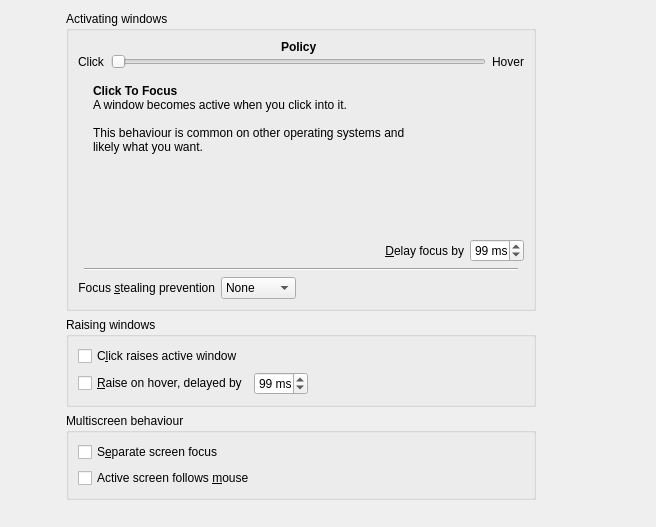
<?xml version="1.0" encoding="UTF-8"?>
<ui version="4.0">
 <class>KWinFocusConfigForm</class>
 <widget class="QWidget" name="KWinFocusConfigForm">
  <property name="geometry">
   <rect>
    <x>0</x>
    <y>0</y>
    <width>656</width>
    <height>527</height>
   </rect>
  </property>
  <layout class="QGridLayout" name="gridLayout_2" rowstretch="1,1,1,100" columnstretch="1,2,3,2">
   <item row="0" column="0">
    <spacer name="horizontalSpacer_2">
     <property name="orientation">
      <enum>Qt::Horizontal</enum>
     </property>
     <property name="sizeHint" stdset="0">
      <size>
       <width>40</width>
       <height>20</height>
      </size>
     </property>
    </spacer>
   </item>
   <item row="0" column="1" colspan="2">
    <widget class="QGroupBox" name="groupBox_3">
     <property name="title">
      <string>Activating windows</string>
     </property>
     <property name="flat">
      <bool>true</bool>
     </property>
     <layout class="QGridLayout" name="gridLayout_4">
      <item row="3" column="1">
       <widget class="Line" name="line">
        <property name="orientation">
         <enum>Qt::Horizontal</enum>
        </property>
       </widget>
      </item>
      <item row="1" column="0">
       <spacer name="horizontalSpacer_6">
        <property name="orientation">
         <enum>Qt::Horizontal</enum>
        </property>
        <property name="sizeHint" stdset="0">
         <size>
          <width>40</width>
          <height>20</height>
         </size>
        </property>
       </spacer>
      </item>
      <item row="1" column="1">
       <widget class="QStackedWidget" name="stackedWidget">
        <property name="currentIndex">
         <number>0</number>
        </property>
        <widget class="QWidget" name="page">
         <layout class="QVBoxLayout" name="verticalLayout_2">
          <item>
           <widget class="QLabel" name="label_5">
            <property name="text">
             <string>&lt;b&gt;Click To Focus&lt;/b&gt;&lt;br&gt;
A window becomes active when you click into it.&lt;br&gt;&lt;br&gt;
This behaviour is common on other operating systems and&lt;br&gt;
likely what you want.</string>
            </property>
            <property name="alignment">
             <set>Qt::AlignLeading|Qt::AlignLeft|Qt::AlignTop</set>
            </property>
            <property name="wordWrap">
             <bool>false</bool>
            </property>
           </widget>
          </item>
         </layout>
        </widget>
        <widget class="QWidget" name="page_3">
         <layout class="QHBoxLayout" name="horizontalLayout_3">
          <item>
           <widget class="QLabel" name="label_6">
            <property name="text">
             <string>&lt;b&gt;Click To Focus - Mouse Precedence&lt;/b&gt;&lt;br&gt;
This is mostly the same as &lt;i&gt;Click To Focus&lt;/i&gt;&lt;br&gt;&lt;br&gt;
If an active window has to be chosen by the system&lt;br&gt;
(eg. because the currently active one was closed) &lt;br&gt;
the window under the mouse is the preferred candidate.&lt;br&gt;&lt;br&gt;
Unusual, but possible variant of &lt;i&gt;Click To Focus&lt;/i&gt;.</string>
            </property>
            <property name="alignment">
             <set>Qt::AlignLeading|Qt::AlignLeft|Qt::AlignTop</set>
            </property>
            <property name="wordWrap">
             <bool>false</bool>
            </property>
           </widget>
          </item>
         </layout>
        </widget>
        <widget class="QWidget" name="page_4">
         <layout class="QHBoxLayout" name="horizontalLayout_4">
          <item>
           <widget class="QLabel" name="label_7">
            <property name="text">
             <string>&lt;b&gt;Focus Follows Mouse&lt;/b&gt;&lt;br&gt;
Moving the mouse onto a window will activate it.&lt;br&gt;&lt;br&gt;
Eg. windows randomly appearing under the mouse will not gain the focus.&lt;br&gt;
Focus stealing prevention takes place as usual.&lt;br&gt;&lt;br&gt;
Think as &lt;i&gt;Click To Focus&lt;/i&gt; just without having to actually click.</string>
            </property>
            <property name="alignment">
             <set>Qt::AlignLeading|Qt::AlignLeft|Qt::AlignTop</set>
            </property>
            <property name="wordWrap">
             <bool>false</bool>
            </property>
           </widget>
          </item>
         </layout>
        </widget>
        <widget class="QWidget" name="page_5">
         <layout class="QHBoxLayout" name="horizontalLayout_5">
          <item>
           <widget class="QLabel" name="label_8">
            <property name="text">
             <string>&lt;b&gt;Focus Follows Mouse - Mouse Precedence&lt;/b&gt;&lt;br&gt;
This is mostly the same as &lt;i&gt;Focus Follows Mouse&lt;/i&gt;&lt;br&gt;&lt;br&gt;
If an active window has to be chosen by the system&lt;br&gt;
(eg. because the currently active one was closed) &lt;br&gt;
the window under the mouse is the preferred candidate.&lt;br&gt;&lt;br&gt;
Choose this, if you want a hover controlled focus.</string>
            </property>
            <property name="alignment">
             <set>Qt::AlignLeading|Qt::AlignLeft|Qt::AlignTop</set>
            </property>
            <property name="wordWrap">
             <bool>false</bool>
            </property>
           </widget>
          </item>
         </layout>
        </widget>
        <widget class="QWidget" name="page_2">
         <layout class="QHBoxLayout" name="horizontalLayout_6">
          <item>
           <widget class="QLabel" name="label_9">
            <property name="text">
             <string>&lt;b&gt;Focus Under Mouse&lt;/b&gt;&lt;br&gt;
The focus always remains on the window under the mouse.&lt;br&gt;&lt;br&gt;

Notice:&lt;br&gt;
&lt;b&gt;Focus stealing prevention&lt;/b&gt; and the &lt;b&gt;tabbox (&quot;Alt+Tab&quot;)&lt;/b&gt;&lt;br&gt;
contradict the policy and &lt;b&gt;will not work&lt;/b&gt;.&lt;br&gt;&lt;br&gt;
You very likely want to use&lt;br&gt;
&lt;i&gt;Focus Follows Mouse - Mouse Precedence&lt;/i&gt; instead!</string>
            </property>
            <property name="alignment">
             <set>Qt::AlignLeading|Qt::AlignLeft|Qt::AlignTop</set>
            </property>
            <property name="wordWrap">
             <bool>false</bool>
            </property>
           </widget>
          </item>
         </layout>
        </widget>
        <widget class="QWidget" name="page_6">
         <layout class="QHBoxLayout" name="horizontalLayout_7">
          <item>
           <widget class="QLabel" name="label_10">
            <property name="text">
             <string>&lt;b&gt;Focus Strictly Under Mouse&lt;/b&gt;&lt;br&gt;
The focus is always on the window under the mouse - in doubt nowhere -&lt;br&gt;
very much like the focus behaviour in an unmanaged legacy X11 environment.&lt;br&gt;&lt;br&gt;

Notice:&lt;br&gt;
&lt;b&gt;Focus stealing prevention&lt;/b&gt; and the &lt;b&gt;tabbox (&quot;Alt+Tab&quot;)&lt;/b&gt;&lt;br&gt;
contradict the policy and &lt;b&gt;will not work&lt;/b&gt;.&lt;br&gt;&lt;br&gt;
You very likely want to use&lt;br&gt;
&lt;i&gt;Focus Follows Mouse - Mouse Precedence&lt;/i&gt; instead!</string>
            </property>
            <property name="alignment">
             <set>Qt::AlignLeading|Qt::AlignLeft|Qt::AlignTop</set>
            </property>
            <property name="wordWrap">
             <bool>false</bool>
            </property>
           </widget>
          </item>
         </layout>
        </widget>
       </widget>
      </item>
      <item row="1" column="2">
       <spacer name="horizontalSpacer_7">
        <property name="orientation">
         <enum>Qt::Horizontal</enum>
        </property>
        <property name="sizeHint" stdset="0">
         <size>
          <width>40</width>
          <height>20</height>
         </size>
        </property>
       </spacer>
      </item>
      <item row="2" column="0" colspan="3">
       <layout class="QHBoxLayout" name="horizontalLayout_2" stretch="100,1,1">
        <item>
         <spacer name="horizontalSpacer_4">
          <property name="orientation">
           <enum>Qt::Horizontal</enum>
          </property>
          <property name="sizeHint" stdset="0">
           <size>
            <width>40</width>
            <height>20</height>
           </size>
          </property>
         </spacer>
        </item>
        <item>
         <widget class="QLabel" name="delayFocusOnLabel">
          <property name="text">
           <string>&amp;Delay focus by</string>
          </property>
          <property name="alignment">
           <set>Qt::AlignRight|Qt::AlignTrailing|Qt::AlignVCenter</set>
          </property>
          <property name="buddy">
           <cstring>delayFocus</cstring>
          </property>
         </widget>
        </item>
        <item>
         <widget class="QSpinBox" name="delayFocus">
          <property name="sizePolicy">
           <sizepolicy hsizetype="Expanding" vsizetype="Fixed">
            <horstretch>0</horstretch>
            <verstretch>0</verstretch>
           </sizepolicy>
          </property>
          <property name="whatsThis">
           <string>This is the delay after which the window the mouse pointer is over will automatically receive focus.</string>
          </property>
          <property name="value">
           <number>100</number>
          </property>
          <property name="minimum">
           <number>0</number>
          </property>
          <property name="maximum">
           <number>3000</number>
          </property>
          <property name="singleStep">
           <number>100</number>
          </property>
          <property name="suffix">
           <string> ms</string>
          </property>
         </widget>
        </item>
       </layout>
      </item>
      <item row="4" column="0" colspan="3">
       <layout class="QHBoxLayout" name="horizontalLayout_8" stretch="1,1,100">
        <item>
         <widget class="QLabel" name="focusStealingLabel">
          <property name="text">
           <string>Focus &amp;stealing prevention</string>
          </property>
          <property name="alignment">
           <set>Qt::AlignRight|Qt::AlignTrailing|Qt::AlignVCenter</set>
          </property>
          <property name="buddy">
           <cstring>focusStealing</cstring>
          </property>
         </widget>
        </item>
        <item>
         <widget class="KComboBox" name="focusStealing">
          <property name="sizePolicy">
           <sizepolicy hsizetype="Expanding" vsizetype="Fixed">
            <horstretch>0</horstretch>
            <verstretch>0</verstretch>
           </sizepolicy>
          </property>
          <property name="whatsThis">
           <string>&lt;p&gt;This option specifies how much KWin will try to prevent unwanted focus stealing caused by unexpected activation of new windows. (Note: This feature does not work with the Focus Under Mouse or Focus Strictly Under Mouse focus policies.)
&lt;ul&gt;
&lt;li&gt;&lt;em&gt;None:&lt;/em&gt; Prevention is turned off and new windows always become activated.&lt;/li&gt;
&lt;li&gt;&lt;em&gt;Low:&lt;/em&gt; Prevention is enabled; when some window does not have support for the underlying mechanism and KWin cannot reliably decide whether to activate the window or not, it will be activated. This setting may have both worse and better results than the medium level, depending on the applications.&lt;/li&gt;
&lt;li&gt;&lt;em&gt;Medium:&lt;/em&gt; Prevention is enabled.&lt;/li&gt;
&lt;li&gt;&lt;em&gt;High:&lt;/em&gt; New windows get activated only if no window is currently active or if they belong to the currently active application. This setting is probably not really usable when not using mouse focus policy.&lt;/li&gt;
&lt;li&gt;&lt;em&gt;Extreme:&lt;/em&gt; All windows must be explicitly activated by the user.&lt;/li&gt;
&lt;/ul&gt;&lt;/p&gt;
&lt;p&gt;Windows that are prevented from stealing focus are marked as demanding attention, which by default means their taskbar entry will be highlighted. This can be changed in the Notifications control module.&lt;/p&gt;</string>
          </property>
          <item>
           <property name="text">
            <string extracomment="Focus Stealing Prevention Level">None</string>
           </property>
          </item>
          <item>
           <property name="text">
            <string extracomment="Focus Stealing Prevention Level">Low</string>
           </property>
          </item>
          <item>
           <property name="text">
            <string extracomment="Focus Stealing Prevention Level">Medium</string>
           </property>
          </item>
          <item>
           <property name="text">
            <string extracomment="Focus Stealing Prevention Level">High</string>
           </property>
          </item>
          <item>
           <property name="text">
            <string extracomment="Focus Stealing Prevention Level">Extreme</string>
           </property>
          </item>
         </widget>
        </item>
        <item>
         <spacer name="horizontalSpacer_5">
          <property name="orientation">
           <enum>Qt::Horizontal</enum>
          </property>
          <property name="sizeHint" stdset="0">
           <size>
            <width>40</width>
            <height>20</height>
           </size>
          </property>
         </spacer>
        </item>
       </layout>
      </item>
      <item row="0" column="0" colspan="3">
       <layout class="QGridLayout" name="gridLayout_3">
        <property name="verticalSpacing">
         <number>0</number>
        </property>
        <item row="1" column="2">
         <widget class="QLabel" name="label">
          <property name="sizePolicy">
           <sizepolicy hsizetype="Maximum" vsizetype="Preferred">
            <horstretch>0</horstretch>
            <verstretch>0</verstretch>
           </sizepolicy>
          </property>
          <property name="font">
           <font>
            <weight>75</weight>
            <bold>true</bold>
           </font>
          </property>
          <property name="text">
           <string>Policy</string>
          </property>
         </widget>
        </item>
        <item row="2" column="0">
         <widget class="QLabel" name="label_3">
          <property name="sizePolicy">
           <sizepolicy hsizetype="Maximum" vsizetype="Preferred">
            <horstretch>0</horstretch>
            <verstretch>0</verstretch>
           </sizepolicy>
          </property>
          <property name="text">
           <string>Click</string>
          </property>
         </widget>
        </item>
        <item row="2" column="1" colspan="3">
         <widget class="QSlider" name="windowFocusPolicy">
          <property name="maximum">
           <number>5</number>
          </property>
          <property name="pageStep">
           <number>1</number>
          </property>
          <property name="orientation">
           <enum>Qt::Horizontal</enum>
          </property>
          <property name="tickPosition">
           <enum>QSlider::NoTicks</enum>
          </property>
          <property name="tickInterval">
           <number>0</number>
          </property>
         </widget>
        </item>
        <item row="2" column="4">
         <widget class="QLabel" name="label_4">
          <property name="sizePolicy">
           <sizepolicy hsizetype="Maximum" vsizetype="Preferred">
            <horstretch>0</horstretch>
            <verstretch>0</verstretch>
           </sizepolicy>
          </property>
          <property name="text">
           <string>Hover</string>
          </property>
         </widget>
        </item>
       </layout>
      </item>
     </layout>
    </widget>
   </item>
   <item row="0" column="3">
    <spacer name="horizontalSpacer">
     <property name="orientation">
      <enum>Qt::Horizontal</enum>
     </property>
     <property name="sizeHint" stdset="0">
      <size>
       <width>40</width>
       <height>20</height>
      </size>
     </property>
    </spacer>
   </item>
   <item row="1" column="1" colspan="2">
    <widget class="QGroupBox" name="groupBox_2">
     <property name="title">
      <string>Raising windows</string>
     </property>
     <property name="flat">
      <bool>true</bool>
     </property>
     <layout class="QGridLayout" name="gridLayout" columnstretch="1,1,100">
      <item row="1" column="0">
       <widget class="QCheckBox" name="autoRaiseOn">
        <property name="whatsThis">
         <string>When this option is enabled, a window in the background will automatically come to the front when the mouse pointer has been over it for some time.</string>
        </property>
        <property name="text">
         <string>&amp;Raise on hover, delayed by</string>
        </property>
       </widget>
      </item>
      <item row="1" column="2">
       <spacer name="horizontalSpacer_3">
        <property name="orientation">
         <enum>Qt::Horizontal</enum>
        </property>
        <property name="sizeHint" stdset="0">
         <size>
          <width>40</width>
          <height>20</height>
         </size>
        </property>
       </spacer>
      </item>
      <item row="1" column="1">
       <widget class="QSpinBox" name="autoRaise">
        <property name="sizePolicy">
         <sizepolicy hsizetype="Expanding" vsizetype="Fixed">
          <horstretch>0</horstretch>
          <verstretch>0</verstretch>
         </sizepolicy>
        </property>
        <property name="whatsThis">
         <string>This is the delay after which the window that the mouse pointer is over will automatically come to the front.</string>
        </property>
        <property name="value">
         <number>100</number>
        </property>
        <property name="minimum">
         <number>0</number>
        </property>
        <property name="maximum">
         <number>3000</number>
        </property>
        <property name="singleStep">
         <number>100</number>
        </property>
        <property name="suffix">
         <string> ms</string>
        </property>
       </widget>
      </item>
      <item row="0" column="0">
       <widget class="QCheckBox" name="clickRaiseOn">
        <property name="whatsThis">
         <string>When this option is enabled, the active window will be brought to the front when you click somewhere into the window contents. To change it for inactive windows, you need to change the settings in the Actions tab.</string>
        </property>
        <property name="text">
         <string>C&amp;lick raises active window</string>
        </property>
       </widget>
      </item>
     </layout>
    </widget>
   </item>
   <item row="3" column="2">
    <spacer name="verticalSpacer">
     <property name="orientation">
      <enum>Qt::Vertical</enum>
     </property>
     <property name="sizeHint" stdset="0">
      <size>
       <width>20</width>
       <height>192</height>
      </size>
     </property>
    </spacer>
   </item>
   <item row="2" column="1" colspan="2">
    <widget class="QGroupBox" name="multiscreenBox">
     <property name="title">
      <string>Multiscreen behaviour</string>
     </property>
     <property name="flat">
      <bool>true</bool>
     </property>
     <layout class="QVBoxLayout" name="verticalLayout">
      <item>
       <widget class="QCheckBox" name="separateScreenFocus">
        <property name="whatsThis">
         <string>When this option is enabled, focus operations are limited only to the active Xinerama screen</string>
        </property>
        <property name="text">
         <string>S&amp;eparate screen focus</string>
        </property>
       </widget>
      </item>
      <item>
       <widget class="QCheckBox" name="activeMouseScreen">
        <property name="whatsThis">
         <string>When this option is enabled, the active Xinerama screen (where new windows appear, for example) is the screen containing the mouse pointer. When disabled, the active Xinerama screen is the screen containing the focused window. By default this option is disabled for Click to focus and enabled for other focus policies.</string>
        </property>
        <property name="text">
         <string>Active screen follows &amp;mouse</string>
        </property>
       </widget>
      </item>
     </layout>
    </widget>
   </item>
  </layout>
 </widget>
 <customwidgets>
  <customwidget>
   <class>KComboBox</class>
   <extends>QComboBox</extends>
   <header>kcombobox.h</header>
  </customwidget>
 </customwidgets>
 <tabstops>
  <tabstop>focusStealing</tabstop>
  <tabstop>autoRaiseOn</tabstop>
  <tabstop>autoRaise</tabstop>
  <tabstop>delayFocus</tabstop>
  <tabstop>separateScreenFocus</tabstop>
  <tabstop>activeMouseScreen</tabstop>
 </tabstops>
 <resources/>
 <connections>
  <connection>
   <sender>windowFocusPolicy</sender>
   <signal>valueChanged(int)</signal>
   <receiver>stackedWidget</receiver>
   <slot>setCurrentIndex(int)</slot>
   <hints>
    <hint type="sourcelabel">
     <x>244</x>
     <y>38</y>
    </hint>
    <hint type="destinationlabel">
     <x>444</x>
     <y>84</y>
    </hint>
   </hints>
  </connection>
 </connections>
</ui>
